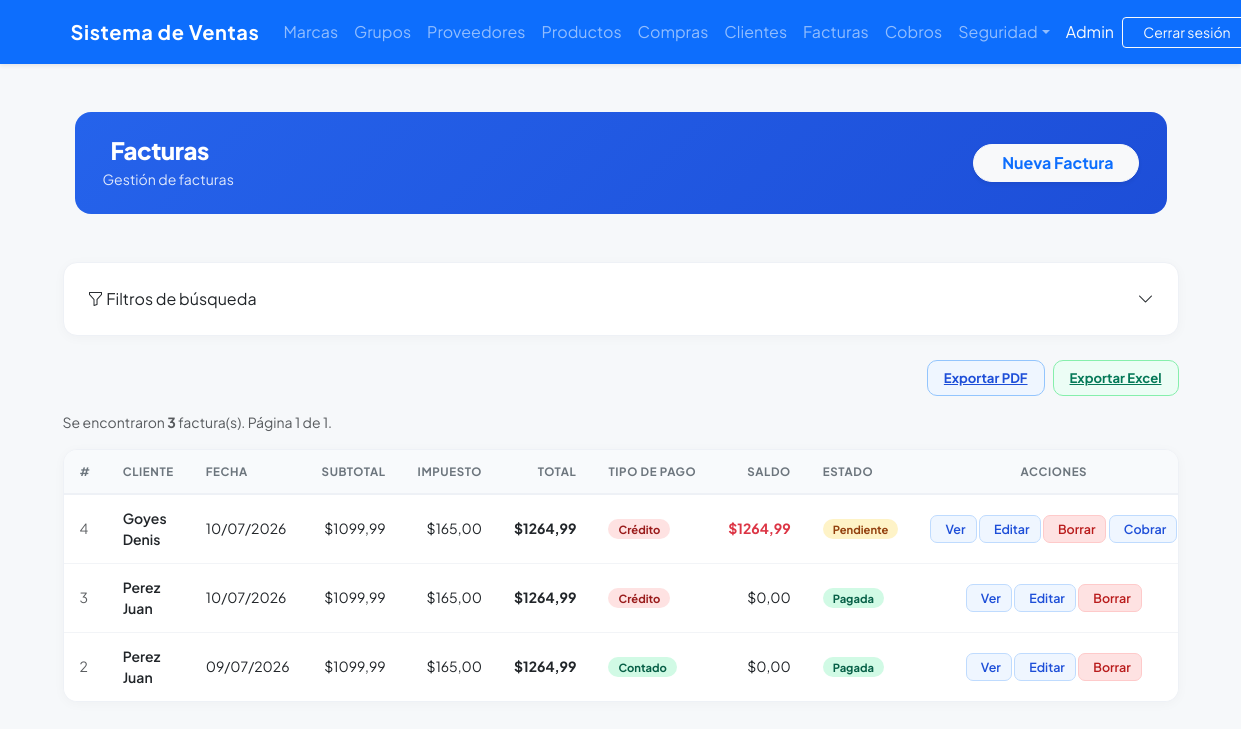
/invoices/ (signed in), run on the app's committed database.
### billing/models.py (models this page shows, shortened)
class Invoice(models.Model):
    TIPO_PAGO = [
        ('contado', 'Contado'),
        ('credito', 'Crédito'),
    ]
    ESTADO = [
        ('PENDIENTE', 'Pendiente'),
        ('PAGADA', 'Pagada'),
        ('ANULADA', 'Anulada'),
    ]
    customer = models.ForeignKey(Customer, on_delete=models.PROTECT, related_name='Facturas', verbose_name='Cliente')
    invoice_date = models.DateTimeField(auto_now_add=True, verbose_name='Fecha de Factura')
    subtotal = models.DecimalField(max_digits=12, decimal_places=2, default=0, verbose_name='Subtotal')
    tax = models.DecimalField(max_digits=12, decimal_places=2, default=0, verbose_name='Impuesto')
    total = models.DecimalField(max_digits=12, decimal_places=2, default=0, verbose_name='Total')
    tipo_pago = models.CharField(max_length=10, choices=TIPO_PAGO, default='contado', verbose_name='Tipo de Pago')
    saldo = models.DecimalField(max_digits=12, decimal_places=2, default=0, verbose_name='Saldo Pendiente')
    estado = models.CharField(max_length=10, choices=ESTADO, default='PENDIENTE', verbose_name='Estado')
    is_active = models.BooleanField(default=True, verbose_name='Activa')
    class Meta:
        ordering = ['-invoice_date']

class Customer(models.Model):
    dni = models.CharField(max_length=13, unique=True, verbose_name='DNI/RUC', validators=[validate_cedula_ec])
    first_name = models.CharField(max_length=100, verbose_name = 'Nombres')
    last_name = models.CharField(max_length=100, verbose_name = 'Apellidos')
    email = models.EmailField(blank=True, null=True, verbose_name = 'Correo Electronico')
    phone = models.CharField(max_length=20, blank=True, null=True, verbose_name = 'Teléfono')
    address = models.TextField(blank=True, null=True, verbose_name = 'Dirección')
    is_active = models.BooleanField(default=True, verbose_name = 'Activo')
    created_at = models.DateTimeField(auto_now_add=True, verbose_name = 'Creado el')
    updated_at = models.DateTimeField(auto_now=True, verbose_name = 'Actualizado el')
    class Meta:
        ordering = ['last_name', 'first_name']
    def __str__(self): return f'{self.last_name} {self.first_name}'

### billing/views.py (the view, shortened to what this page needs)
# urls.py: path('invoices/', views.InvoiceListView.as_view(), name='invoice_list'),
@method_decorator(audit_action('LIST_INVOICES'), name='dispatch')
class InvoiceListView(LoginRequiredMixin, ExportMixin, GroupRequiredMixin, ListView):
    group_required = ['Administrador', 'Vendedor']
    model = Invoice
    template_name = 'billing/invoice_list.html'
    context_object_name = 'items'
    paginate_by = 10
    export_filename = 'facturas'
    export_fields = [
        ('id', 'ID'),
        ('customer.full_name', 'Cliente'),
        ('invoice_date', 'Fecha de Factura'),
        ('subtotal', 'Subtotal'),
        ('tax', 'Impuesto'),
        ('total', 'Total'),
        ('tipo_pago', 'Tipo de Pago'),
        ('saldo', 'Saldo Pendiente'),
        ('estado', 'Estado'),
        ('is_active', 'Estado')
    ]
    def get_queryset(self):
        qs = super().get_queryset().select_related('customer')
        p = self.request.GET
        if p.get('dni'):
            qs = qs.filter(customer__dni=p['dni'])
        if p.get('customer_name'):
            qs = qs.filter(Q(customer__first_name__icontains=p['customer_name']) | Q(customer__last_name__icontains=p['customer_name']))
        if p.get('tipo_pago'):
            qs = qs.filter(tipo_pago=p['tipo_pago'])
        if p.get('estado'):
            qs = qs.filter(estado=p['estado'])
        if p.get('total_min'):
            try:
                qs = qs.filter(total__gte=Decimal(p['total_min']))
            except Exception:
                pass
        if p.get('total_max'):
            try:
                qs = qs.filter(total__lte=Decimal(p['total_max']))
            except Exception:
                pass
        is_active = p.get('is_active', '')
        if is_active == 'true':
            qs = qs.filter(is_active=True)
        elif is_active == 'false':
            qs = qs.filter(is_active=False)
        return qs

### security/templatetags/security_tags.py (called while the page is built)
@register.filter(name='has_group')
def has_group(user, group_name):
    if not user.is_authenticated:
        return False
    if user.is_superuser:      # el superusuario ve todo
        return True
    return user.groups.filter(name=group_name).exists()

### shared/mixins.py (called while the page is built, shortened)
    def get(self, request, *args, **kwargs):
        export_format = request.GET.get('export')
        return super().get(request, *args, **kwargs)

    def get_context_data(self, **kwargs):
        ctx = super().get_context_data(**kwargs)
        params = self.request.GET.copy()
        params.pop('page', None)
        ctx['query_string'] = params.urlencode()
        fields = self.export_fields
        if not fields:
            fields = [(f.name, str(f.verbose_name).capitalize()) for f in self.model._meta.fields]
        ctx['available_columns'] = fields
        selected = self.request.GET.getlist('columns')
        if not selected:
            selected = [f[0] for f in fields]
        ctx['selected_columns'] = selected
        return ctx

    def dispatch(self, request, *args, **kwargs):
        if not request.user.is_authenticated:
            return redirect('login')
        if request.user.is_superuser:
            return super().dispatch(request, *args, **kwargs)
        if request.user.groups.filter(name__in=self.group_required).exists():
            return super().dispatch(request, *args, **kwargs)
        messages.error(request, self.group_error_message)
        return redirect(self.group_redirect_url)

### billing/templates/billing/invoice_list.html (shortened to what this page needs)
{% extends 'billing/base.html' %}
{% block content %}
<div class="container-fluid py-4">
  <div class="page-header d-flex justify-content-between align-items-center mb-4">
    <div>
      <h1>Facturas</h1>
      <p>Gestión de facturas</p>
    </div>
    <a href="{% url 'billing:invoice_create' %}" class="btn btn-light fw-bold rounded-pill px-4 shadow-sm text-primary">
       Nueva Factura
    </a>
  </div>
</div>
<div class="glass-card p-4 mb-4">
  <div class="d-flex justify-content-between align-items-center filter-toggle-btn"
       data-bs-toggle="collapse"
       data-bs-target="#filterCollapse"
       aria-expanded="{% if has_active_filters %}true{% else %}false{% endif %}"
       aria-controls="filterCollapse">
    <div>
      <i class="bi bi-funnel"></i> Filtros de búsqueda
    </div>
    <div class="d-flex align-items-center gap-2">
      <i class="bi bi-chevron-down ms-1"></i>
    </div>
  </div>
</div>
<div class="d-flex justify-content-end align-items-center gap-2 mb-3">
  <a href="?{{ query_string }}&export=pdf" class="btn-pdf">
     Exportar PDF
  </a>
  <a href="?{{ query_string }}&export=excel" class="btn-excel">
     Exportar Excel
  </a>
</div>
<p class="text-muted small">
  Se encontraron <strong>{{ paginator.count }}</strong> factura(s).
  Página {{ page_obj.number }} de {{ paginator.num_pages }}.
</p>
<div class="products-table">
  <table class="table mb-0">
    <thead>
      <tr>
        {% if 'id' in selected_columns %}<th>#</th>{% endif %}
        {% if 'customer.full_name' in selected_columns %}<th>Cliente</th>{% endif %}
        {% if 'invoice_date' in selected_columns %}<th>Fecha</th>{% endif %}
        {% if 'subtotal' in selected_columns %}<th class="text-end">Subtotal</th>{% endif %}
        {% if 'tax' in selected_columns %}<th class="text-end">Impuesto</th>{% endif %}
        {% if 'total' in selected_columns %}<th class="text-end">Total</th>{% endif %}
        {% if 'tipo_pago' in selected_columns %}<th>Tipo de Pago</th>{% endif %}
        {% if 'saldo' in selected_columns %}<th class="text-end">Saldo</th>{% endif %}
        {% if 'estado' in selected_columns %}<th>Estado</th>{% endif %}
        <th class="text-center">Acciones</th>
      </tr>
    </thead>
    <tbody>
      {% for inv in items %}
      <tr>
        {% if 'id' in selected_columns %}<td class="text-muted small">{{ inv.id }}</td>{% endif %}
        {% if 'customer.full_name' in selected_columns %}<td class="fw-semibold">{{ inv.customer }}</td>{% endif %}
        {% if 'invoice_date' in selected_columns %}<td>{{ inv.invoice_date|date:"d/m/Y" }}</td>{% endif %}
        {% if 'subtotal' in selected_columns %}<td class="text-end">${{ inv.subtotal }}</td>{% endif %}
        {% if 'tax' in selected_columns %}<td class="text-end">${{ inv.tax }}</td>{% endif %}
        {% if 'total' in selected_columns %}<td class="text-end fw-bold">${{ inv.total }}</td>{% endif %}
        {% if 'tipo_pago' in selected_columns %}
          <td>
            {% if inv.tipo_pago == 'credito' %}
              <span class="badge-inactive">Crédito</span>
            {% else %}
              <span class="badge-active">Contado</span>
            {% endif %}
          </td>
        {% endif %}
        {% if 'saldo' in selected_columns %}
          <td class="text-end {% if inv.saldo > 0 %}text-danger fw-bold{% endif %}">${{ inv.saldo }}</td>
        {% endif %}
        {% if 'estado' in selected_columns %}
          <td>
            {% if inv.estado == 'PAGADA' %}
              <span class="badge-active">Pagada</span>
            {% elif inv.estado == 'ANULADA' %}
              <span class="badge-inactive">Anulada</span>
            {% else %}
              <span class="badge-pending">Pendiente</span>
            {% endif %}
          </td>
        {% endif %}
        <td class="text-center text-nowrap">
          <a href="{% url 'billing:invoice_detail' inv.pk %}" class="btn-view" title="Ver Detalle">
            Ver
          </a>
          <a href="{% url 'billing:invoice_update' inv.pk %}" class="btn-edit">Editar</a>
          <a href="{% url 'billing:invoice_delete' inv.pk %}" class="btn-del">Borrar</a>
          {% if inv.tipo_pago == 'credito' and inv.estado == 'PENDIENTE' %}
            <a href="{% url 'cobros:cobro_create' inv.pk %}" class="btn-edit" title="Registrar pago">
              Cobrar
            </a>
          {% endif %}
        </td>
      </tr>
      {% empty %}
      <tr>
        <td colspan="100" class="text-center py-4 text-muted">
          No se encontraron facturas con los filtros aplicados.
        </td>
      </tr>
      {% endfor %}
    </tbody>
  </table>
</div>
</div>
{% endblock %}

### billing/templates/billing/base.html (shortened to what this page needs)
{% load security_tags %}
<!DOCTYPE html>
<html lang="es">
<head>
  <link href="https://cdn.jsdelivr.net/npm/bootstrap@5.3.0/dist/css/bootstrap.min.css" rel="stylesheet">
  <link rel="stylesheet" href="https://cdn.jsdelivr.net/npm/bootstrap-icons@1.11.1/font/bootstrap-icons.css">
</head>
<body>
  <nav class="navbar navbar-expand-lg navbar-dark bg-primary shadow-sm">
    <div class="container">
      <a class="navbar-brand" href="{% url 'billing:home' %}">Sistema de
        Ventas</a>
      <div class="collapse navbar-collapse" id="nav">
        <ul class="navbar-nav me-auto mb-2 mb-lg-0">
          {% if user.is_authenticated %}
          {% if user|has_group:'Analista de Compras' or user|has_group:'Administrador' %}
          <li class="nav-item"><a class="nav-link" href="{% url 'billing:brand_list' %}">Marcas</a></li>
          <li class="nav-item"><a class="nav-link" href="{% url 'billing:productgroup_list' %}">Grupos</a></li>
          <li class="nav-item"><a class="nav-link" href="{% url 'billing:supplier_list' %}">Proveedores</a></li>
          <li class="nav-item"><a class="nav-link" href="{% url 'billing:product_list' %}">Productos</a></li>
          <li class="nav-item"><a class="nav-link" href="{% url 'purchasing:purchase_list' %}">Compras</a></li>
          {% endif %}
          {% if user|has_group:'Vendedor' or user|has_group:'Administrador' %}
          <li class="nav-item"><a class="nav-link" href="{% url 'billing:customer_list' %}">Clientes</a></li>
          <li class="nav-item"><a class="nav-link" href="{% url 'billing:invoice_list' %}">Facturas</a></li>
          <li class="nav-item"><a class="nav-link" href="{% url 'cobros:factura_pendiente_list' %}">Cobros</a></li>
          {% endif %}
          {% if user|has_group:'Administrador' %}
          <li class="nav-item dropdown">
            <a class="nav-link dropdown-toggle" href="#" data-bs-toggle="dropdown" role="button"
              aria-expanded="false">Seguridad</a>
          </li>
          {% endif %}
          {% endif %}
        </ul>
        <ul class="navbar-nav ms-auto align-items-center">
          {% if user.is_authenticated %}
          <li class="nav-item">
            <span class="nav-link text-light pe-0">{{ user.username }}</span>
          </li>
          <li class="nav-item">
            <form method="post" action="{% url 'logout' %}" class="d-flex align-items-center ms-2">
              <button type="submit" class="btn btn-outline-light btn-sm btn-logout">Cerrar sesión</button>
            </form>
          </li>
          {% else %}
          <li class="nav-item"><a class="nav-link" href="{% url 'login' %}">Iniciar sesión</a></li>
          <li class="nav-item"><a class="nav-link" href="{% url 'security:register' %}">Registrarse</a></li>
          {% endif %}
        </ul>
      </div>
    </div>
  </nav>
  <div class="container mt-4">
    {% block content %}{% endblock %}
</body>
</html>

### billing/templates/billing/base.html (style rules this page uses)
:root { --primary-color: #2563eb; --primary-dark: #1d4ed8; --surface: #ffffff; --surface-soft: #f8fafc; --card-shadow: 0 18px 40px rgba(15, 23, 42, 0.08); }
body { background-color: #f8fafc; min-height: 100vh; }
.navbar { min-height: 64px; }
.navbar-brand { font-weight: 700; letter-spacing: 0.03em; }
.navbar-nav .nav-link { transition: color 0.2s ease; }
.btn-logout { text-decoration: none; min-width: 130px; }

### billing/templates/billing/invoice_list.html (style rules this page uses)
body { font-family: 'Plus Jakarta Sans', sans-serif; background: #f6f8fa; }
.page-header { background: linear-gradient(135deg, #2563eb 0%, #1d4ed8 100%); border-radius: 16px; padding: 24px 28px; color: #fff; }
.page-header h1 { font-weight: 800; font-size: 1.5rem; margin: 0; letter-spacing: -.5px; }
.page-header p { margin: 4px 0 0; opacity: .85; font-size: .88rem; }
.glass-card { background: #fff; border: 1px solid #eef1f6; border-radius: 14px; box-shadow: 0 2px 12px rgba(0,0,0,.03); }
.btn-pdf { background: #eff6ff; color: #1d4ed8; border: 1px solid #93c5fd; border-radius: 10px; font-size: .82rem; font-weight: 700; padding: 7px 16px; transition: all .2s; }
.btn-excel { background: #ecfdf5; color: #047857; border: 1px solid #86efac; border-radius: 10px; font-size: .82rem; font-weight: 700; padding: 7px 16px; transition: all .2s; }
.products-table { background: #fff; border: 1px solid #eef1f6; border-radius: 14px; overflow: hidden; box-shadow: 0 2px 12px rgba(0,0,0,.03); }
.products-table thead th { background: #f8fafc; border-bottom: 2px solid #eef1f6; color: #6c757d; font-size: .72rem; font-weight: 700; text-transform: uppercase; letter-spacing: .6px; padding: 13px 16px; white-space: nowrap; }
.products-table tbody td { padding: 13px 16px; vertical-align: middle; border-bottom: 1px solid #f2f4f7; font-size: .875rem; }
.products-table tbody tr:last-child td { border-bottom: none; }
.badge-active { background: #d1fae5; color: #065f46; font-size: .7rem; font-weight: 700; border-radius: 50px; padding: 3px 10px; }
.badge-inactive { background: #fee2e2; color: #991b1b; font-size: .7rem; font-weight: 700; border-radius: 50px; padding: 3px 10px; }
.badge-pending { background: #fef3c7; color: #92400e; font-size: .7rem; font-weight: 700; border-radius: 50px; padding: 3px 10px; }
.btn-view { background: #eff6ff; color: #1d4ed8; border: 1px solid #bfdbfe; border-radius: 7px; padding: 4px 10px; font-size: .78rem; font-weight: 600; text-decoration: none; transition: all .2s; display: inline-block; }
.btn-edit { background: #eff6ff; color: #1d4ed8; border: 1px solid #bfdbfe; border-radius: 7px; padding: 4px 10px; font-size: .78rem; font-weight: 600; text-decoration: none; transition: all .2s; display: inline-block; }
.btn-del { background: #fee2e2; color: #b91c1c; border: 1px solid #fecaca; border-radius: 7px; padding: 4px 10px; font-size: .78rem; font-weight: 600; text-decoration: none; transition: all .2s; display: inline-block; }

### data on the page
Invoice: id "4", customer "Goyes Denis", invoice_date "10/07/2026", subtotal "1099,99", tax "165,00", total "1264,99", tipo_pago "Crédito", saldo "1264,99", estado "Pendiente"
Invoice: id "3", customer "Perez Juan", invoice_date "10/07/2026", subtotal "1099,99", tax "165,00", total "1264,99", tipo_pago "Crédito", saldo "0,00", estado "Pagada"
Invoice: id "2", customer "Perez Juan", invoice_date "09/07/2026", subtotal "1099,99", tax "165,00", total "1264,99", tipo_pago "Contado", saldo "0,00", estado "Pagada"

### other printed values
{{ user.username }} "Admin"
{{ paginator.count }} "3"
{{ page_obj.number }} "1"
{{ paginator.num_pages }} "1"
